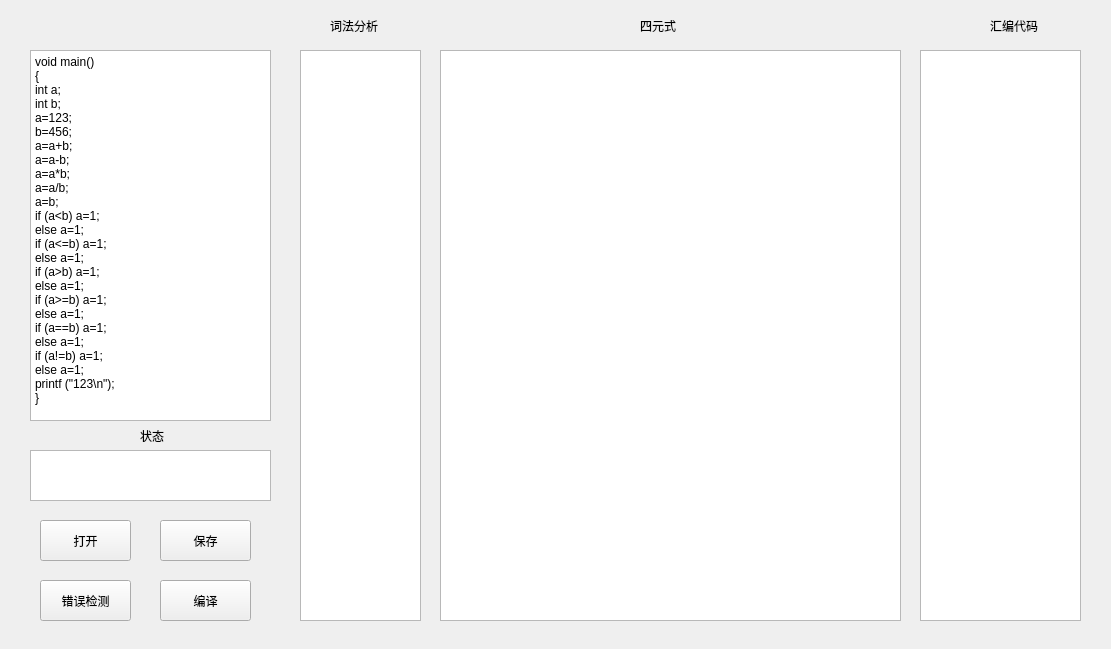
<?xml version="1.0" encoding="UTF-8"?>
<ui version="4.0">
 <class>MainWindow</class>
 <widget class="QMainWindow" name="MainWindow">
  <property name="geometry">
   <rect>
    <x>0</x>
    <y>0</y>
    <width>1111</width>
    <height>649</height>
   </rect>
  </property>
  <property name="windowTitle">
   <string>MainWindow</string>
  </property>
  <widget class="QWidget" name="centralWidget">
   <widget class="QTextEdit" name="edit">
    <property name="geometry">
     <rect>
      <x>30</x>
      <y>50</y>
      <width>241</width>
      <height>371</height>
     </rect>
    </property>
    <property name="html">
     <string>&lt;!DOCTYPE HTML PUBLIC &quot;-//W3C//DTD HTML 4.0//EN&quot; &quot;http://www.w3.org/TR/REC-html40/strict.dtd&quot;&gt;
&lt;html&gt;&lt;head&gt;&lt;meta name=&quot;qrichtext&quot; content=&quot;1&quot; /&gt;&lt;style type=&quot;text/css&quot;&gt;
p, li { white-space: pre-wrap; }
&lt;/style&gt;&lt;/head&gt;&lt;body style=&quot; font-family:'SimSun'; font-size:9pt; font-weight:400; font-style:normal;&quot;&gt;
&lt;p style=&quot; margin-top:0px; margin-bottom:0px; margin-left:0px; margin-right:0px; -qt-block-indent:0; text-indent:0px;&quot;&gt;void main()&lt;/p&gt;
&lt;p style=&quot; margin-top:0px; margin-bottom:0px; margin-left:0px; margin-right:0px; -qt-block-indent:0; text-indent:0px;&quot;&gt;{&lt;/p&gt;
&lt;p style=&quot; margin-top:0px; margin-bottom:0px; margin-left:0px; margin-right:0px; -qt-block-indent:0; text-indent:0px;&quot;&gt;int a;&lt;/p&gt;
&lt;p style=&quot; margin-top:0px; margin-bottom:0px; margin-left:0px; margin-right:0px; -qt-block-indent:0; text-indent:0px;&quot;&gt;int b;&lt;/p&gt;
&lt;p style=&quot; margin-top:0px; margin-bottom:0px; margin-left:0px; margin-right:0px; -qt-block-indent:0; text-indent:0px;&quot;&gt;a=123;&lt;/p&gt;
&lt;p style=&quot; margin-top:0px; margin-bottom:0px; margin-left:0px; margin-right:0px; -qt-block-indent:0; text-indent:0px;&quot;&gt;b=456;&lt;/p&gt;
&lt;p style=&quot; margin-top:0px; margin-bottom:0px; margin-left:0px; margin-right:0px; -qt-block-indent:0; text-indent:0px;&quot;&gt;a=a+b;&lt;/p&gt;
&lt;p style=&quot; margin-top:0px; margin-bottom:0px; margin-left:0px; margin-right:0px; -qt-block-indent:0; text-indent:0px;&quot;&gt;a=a-b;&lt;/p&gt;
&lt;p style=&quot; margin-top:0px; margin-bottom:0px; margin-left:0px; margin-right:0px; -qt-block-indent:0; text-indent:0px;&quot;&gt;a=a*b;&lt;/p&gt;
&lt;p style=&quot; margin-top:0px; margin-bottom:0px; margin-left:0px; margin-right:0px; -qt-block-indent:0; text-indent:0px;&quot;&gt;a=a/b;&lt;/p&gt;
&lt;p style=&quot; margin-top:0px; margin-bottom:0px; margin-left:0px; margin-right:0px; -qt-block-indent:0; text-indent:0px;&quot;&gt;a=b;&lt;/p&gt;
&lt;p style=&quot; margin-top:0px; margin-bottom:0px; margin-left:0px; margin-right:0px; -qt-block-indent:0; text-indent:0px;&quot;&gt;if (a&amp;lt;b) a=1;&lt;/p&gt;
&lt;p style=&quot; margin-top:0px; margin-bottom:0px; margin-left:0px; margin-right:0px; -qt-block-indent:0; text-indent:0px;&quot;&gt;else a=1;&lt;/p&gt;
&lt;p style=&quot; margin-top:0px; margin-bottom:0px; margin-left:0px; margin-right:0px; -qt-block-indent:0; text-indent:0px;&quot;&gt;if (a&amp;lt;=b) a=1;&lt;/p&gt;
&lt;p style=&quot; margin-top:0px; margin-bottom:0px; margin-left:0px; margin-right:0px; -qt-block-indent:0; text-indent:0px;&quot;&gt;else a=1;&lt;/p&gt;
&lt;p style=&quot; margin-top:0px; margin-bottom:0px; margin-left:0px; margin-right:0px; -qt-block-indent:0; text-indent:0px;&quot;&gt;if (a&amp;gt;b) a=1;&lt;/p&gt;
&lt;p style=&quot; margin-top:0px; margin-bottom:0px; margin-left:0px; margin-right:0px; -qt-block-indent:0; text-indent:0px;&quot;&gt;else a=1;&lt;/p&gt;
&lt;p style=&quot; margin-top:0px; margin-bottom:0px; margin-left:0px; margin-right:0px; -qt-block-indent:0; text-indent:0px;&quot;&gt;if (a&amp;gt;=b) a=1;&lt;/p&gt;
&lt;p style=&quot; margin-top:0px; margin-bottom:0px; margin-left:0px; margin-right:0px; -qt-block-indent:0; text-indent:0px;&quot;&gt;else a=1;&lt;/p&gt;
&lt;p style=&quot; margin-top:0px; margin-bottom:0px; margin-left:0px; margin-right:0px; -qt-block-indent:0; text-indent:0px;&quot;&gt;if (a==b) a=1;&lt;/p&gt;
&lt;p style=&quot; margin-top:0px; margin-bottom:0px; margin-left:0px; margin-right:0px; -qt-block-indent:0; text-indent:0px;&quot;&gt;else a=1;&lt;/p&gt;
&lt;p style=&quot; margin-top:0px; margin-bottom:0px; margin-left:0px; margin-right:0px; -qt-block-indent:0; text-indent:0px;&quot;&gt;if (a!=b) a=1;&lt;/p&gt;
&lt;p style=&quot; margin-top:0px; margin-bottom:0px; margin-left:0px; margin-right:0px; -qt-block-indent:0; text-indent:0px;&quot;&gt;else a=1;&lt;/p&gt;
&lt;p style=&quot; margin-top:0px; margin-bottom:0px; margin-left:0px; margin-right:0px; -qt-block-indent:0; text-indent:0px;&quot;&gt;printf (&amp;quot;123\n&amp;quot;);&lt;/p&gt;
&lt;p style=&quot; margin-top:0px; margin-bottom:0px; margin-left:0px; margin-right:0px; -qt-block-indent:0; text-indent:0px;&quot;&gt;}&lt;/p&gt;&lt;/body&gt;&lt;/html&gt;</string>
    </property>
   </widget>
   <widget class="QTextBrowser" name="cifa">
    <property name="geometry">
     <rect>
      <x>300</x>
      <y>50</y>
      <width>121</width>
      <height>571</height>
     </rect>
    </property>
    <property name="html">
     <string>&lt;!DOCTYPE HTML PUBLIC &quot;-//W3C//DTD HTML 4.0//EN&quot; &quot;http://www.w3.org/TR/REC-html40/strict.dtd&quot;&gt;
&lt;html&gt;&lt;head&gt;&lt;meta name=&quot;qrichtext&quot; content=&quot;1&quot; /&gt;&lt;style type=&quot;text/css&quot;&gt;
p, li { white-space: pre-wrap; }
&lt;/style&gt;&lt;/head&gt;&lt;body style=&quot; font-family:'SimSun'; font-size:9pt; font-weight:400; font-style:normal;&quot;&gt;
&lt;p style=&quot;-qt-paragraph-type:empty; margin-top:0px; margin-bottom:0px; margin-left:0px; margin-right:0px; -qt-block-indent:0; text-indent:0px;&quot;&gt;&lt;br /&gt;&lt;/p&gt;&lt;/body&gt;&lt;/html&gt;</string>
    </property>
   </widget>
   <widget class="QTextBrowser" name="siyuanshi">
    <property name="geometry">
     <rect>
      <x>440</x>
      <y>50</y>
      <width>461</width>
      <height>571</height>
     </rect>
    </property>
    <property name="html">
     <string>&lt;!DOCTYPE HTML PUBLIC &quot;-//W3C//DTD HTML 4.0//EN&quot; &quot;http://www.w3.org/TR/REC-html40/strict.dtd&quot;&gt;
&lt;html&gt;&lt;head&gt;&lt;meta name=&quot;qrichtext&quot; content=&quot;1&quot; /&gt;&lt;style type=&quot;text/css&quot;&gt;
p, li { white-space: pre-wrap; }
&lt;/style&gt;&lt;/head&gt;&lt;body style=&quot; font-family:'SimSun'; font-size:9pt; font-weight:400; font-style:normal;&quot;&gt;
&lt;p style=&quot;-qt-paragraph-type:empty; margin-top:0px; margin-bottom:0px; margin-left:0px; margin-right:0px; -qt-block-indent:0; text-indent:0px;&quot;&gt;&lt;br /&gt;&lt;/p&gt;&lt;/body&gt;&lt;/html&gt;</string>
    </property>
   </widget>
   <widget class="QTextBrowser" name="huibian">
    <property name="geometry">
     <rect>
      <x>920</x>
      <y>50</y>
      <width>161</width>
      <height>571</height>
     </rect>
    </property>
    <property name="html">
     <string>&lt;!DOCTYPE HTML PUBLIC &quot;-//W3C//DTD HTML 4.0//EN&quot; &quot;http://www.w3.org/TR/REC-html40/strict.dtd&quot;&gt;
&lt;html&gt;&lt;head&gt;&lt;meta name=&quot;qrichtext&quot; content=&quot;1&quot; /&gt;&lt;style type=&quot;text/css&quot;&gt;
p, li { white-space: pre-wrap; }
&lt;/style&gt;&lt;/head&gt;&lt;body style=&quot; font-family:'SimSun'; font-size:9pt; font-weight:400; font-style:normal;&quot;&gt;
&lt;p style=&quot;-qt-paragraph-type:empty; margin-top:0px; margin-bottom:0px; margin-left:0px; margin-right:0px; -qt-block-indent:0; text-indent:0px;&quot;&gt;&lt;br /&gt;&lt;/p&gt;&lt;/body&gt;&lt;/html&gt;</string>
    </property>
   </widget>
   <widget class="QPushButton" name="open">
    <property name="geometry">
     <rect>
      <x>40</x>
      <y>520</y>
      <width>91</width>
      <height>41</height>
     </rect>
    </property>
    <property name="text">
     <string>打开</string>
    </property>
   </widget>
   <widget class="QPushButton" name="save">
    <property name="geometry">
     <rect>
      <x>160</x>
      <y>520</y>
      <width>91</width>
      <height>41</height>
     </rect>
    </property>
    <property name="text">
     <string>保存</string>
    </property>
   </widget>
   <widget class="QPushButton" name="error">
    <property name="geometry">
     <rect>
      <x>40</x>
      <y>580</y>
      <width>91</width>
      <height>41</height>
     </rect>
    </property>
    <property name="text">
     <string>错误检测</string>
    </property>
   </widget>
   <widget class="QTextBrowser" name="state">
    <property name="geometry">
     <rect>
      <x>30</x>
      <y>450</y>
      <width>241</width>
      <height>51</height>
     </rect>
    </property>
    <property name="html">
     <string>&lt;!DOCTYPE HTML PUBLIC &quot;-//W3C//DTD HTML 4.0//EN&quot; &quot;http://www.w3.org/TR/REC-html40/strict.dtd&quot;&gt;
&lt;html&gt;&lt;head&gt;&lt;meta name=&quot;qrichtext&quot; content=&quot;1&quot; /&gt;&lt;style type=&quot;text/css&quot;&gt;
p, li { white-space: pre-wrap; }
&lt;/style&gt;&lt;/head&gt;&lt;body style=&quot; font-family:'SimSun'; font-size:9pt; font-weight:400; font-style:normal;&quot;&gt;
&lt;p style=&quot;-qt-paragraph-type:empty; margin-top:0px; margin-bottom:0px; margin-left:0px; margin-right:0px; -qt-block-indent:0; text-indent:0px;&quot;&gt;&lt;br /&gt;&lt;/p&gt;&lt;/body&gt;&lt;/html&gt;</string>
    </property>
   </widget>
   <widget class="QPushButton" name="compile">
    <property name="geometry">
     <rect>
      <x>160</x>
      <y>580</y>
      <width>91</width>
      <height>41</height>
     </rect>
    </property>
    <property name="text">
     <string>编译</string>
    </property>
   </widget>
   <widget class="QLabel" name="label">
    <property name="geometry">
     <rect>
      <x>140</x>
      <y>430</y>
      <width>54</width>
      <height>12</height>
     </rect>
    </property>
    <property name="text">
     <string>状态</string>
    </property>
   </widget>
   <widget class="QLabel" name="label_2">
    <property name="geometry">
     <rect>
      <x>330</x>
      <y>20</y>
      <width>54</width>
      <height>12</height>
     </rect>
    </property>
    <property name="text">
     <string>词法分析</string>
    </property>
   </widget>
   <widget class="QLabel" name="label_3">
    <property name="geometry">
     <rect>
      <x>640</x>
      <y>20</y>
      <width>54</width>
      <height>12</height>
     </rect>
    </property>
    <property name="text">
     <string>四元式</string>
    </property>
   </widget>
   <widget class="QLabel" name="label_4">
    <property name="geometry">
     <rect>
      <x>990</x>
      <y>20</y>
      <width>54</width>
      <height>12</height>
     </rect>
    </property>
    <property name="text">
     <string>汇编代码</string>
    </property>
   </widget>
  </widget>
 </widget>
 <layoutdefault spacing="6" margin="11"/>
 <resources/>
 <connections/>
</ui>
